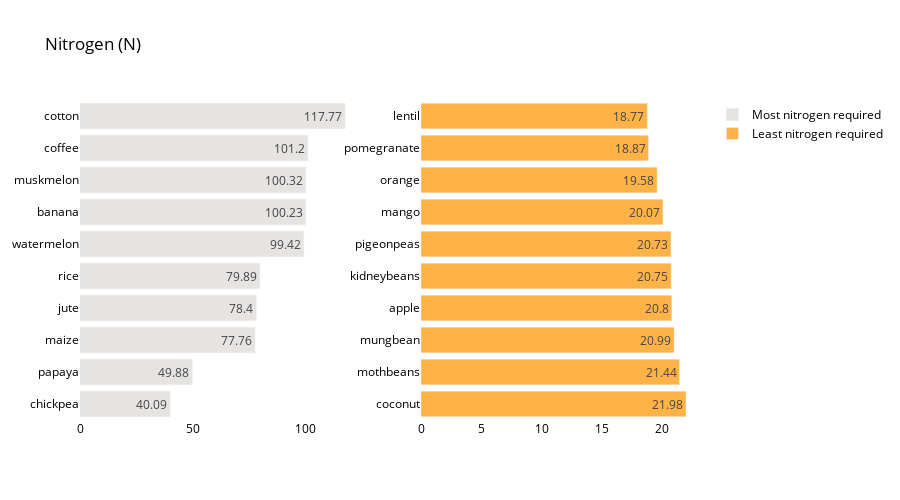

This figure's notebook cell:
### Markdown cell above
### Nitrogen Analysis

### Code cell
crop_summary_N = crop_summary.sort_values(by='N', ascending=False)
  
fig = make_subplots(rows=1, cols=2)

top = {
    'y' : crop_summary_N['N'][0:10].sort_values().index,
    'x' : crop_summary_N['N'][0:10].sort_values()
}

last = {
    'y' : crop_summary_N['N'][-10:].index,
    'x' : crop_summary_N['N'][-10:]
}

fig.add_trace(
    go.Bar(top,
           name="Most nitrogen required",
           marker_color=random.choice(colorarr),
           orientation='h',
          text=top['x']),
    
    row=1, col=1
)

fig.add_trace(
    go.Bar(last,
           name="Least nitrogen required",
           marker_color=random.choice(colorarr),
           orientation='h',
          text=last['x']),
    row=1, col=2
)
fig.update_traces(texttemplate='%{text}', textposition='inside')
fig.update_layout(title_text="Nitrogen (N)",
                  plot_bgcolor='white',
                  font_size=12, 
                  font_color='black',
                 height=500)

fig.update_xaxes(showgrid=False)
fig.update_yaxes(showgrid=False)
fig.show()

### Figure 1 — Plotly figure (JSON) as saved in the notebook; plotly's stock layout.template omitted (floating-point values rounded to 4 significant figures)
{"data": [{"marker": {"color": "#E5e4e2"}, "name": "Most nitrogen required", "orientation": "h", "text": ["40.09", "49.88", "77.76", "78.4", "79.89", "99.42", "100.23", "100.32", "101.2", "117.77"], "textposition": "inside", "texttemplate": "%{text}", "type": "bar", "x": [40.09, 49.88, 77.76, 78.4, 79.89, 99.42, 100.2, 100.3, 101.2, 117.8], "xaxis": "x", "y": ["chickpea", "papaya", "maize", "jute", "rice", "watermelon", "banana", "muskmelon", "coffee", "cotton"], "yaxis": "y"}, {"marker": {"color": "#Ffb347"}, "name": "Least nitrogen required", "orientation": "h", "text": ["21.98", "21.44", "20.99", "20.8", "20.75", "20.73", "20.07", "19.58", "18.87", "18.77"], "textposition": "inside", "texttemplate": "%{text}", "type": "bar", "x": [21.98, 21.44, 20.99, 20.8, 20.75, 20.73, 20.07, 19.58, 18.87, 18.77], "xaxis": "x2", "y": ["coconut", "mothbeans", "mungbean", "apple", "kidneybeans", "pigeonpeas", "mango", "orange", "pomegranate", "lentil"], "yaxis": "y2"}], "layout": {"font": {"color": "black", "size": 12}, "height": 500, "plot_bgcolor": "white", "title": {"text": "Nitrogen (N)"}, "xaxis": {"anchor": "y", "domain": [0, 0.45], "showgrid": false}, "xaxis2": {"anchor": "y2", "domain": [0.55, 1], "showgrid": false}, "yaxis": {"anchor": "x", "domain": [0, 1], "showgrid": false}, "yaxis2": {"anchor": "x2", "domain": [0, 1], "showgrid": false}}}
